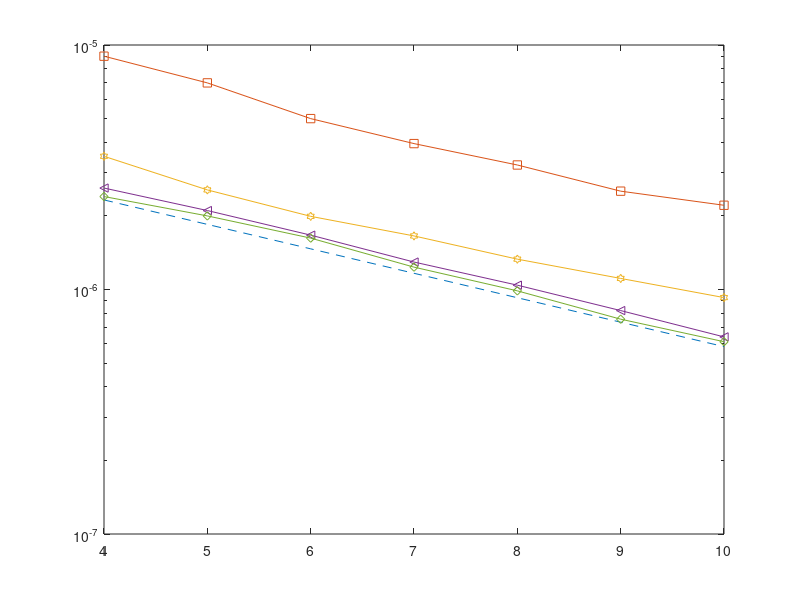

MATLAB code to generate this figure: (Note: this script raises an error after producing the figure.)
clear
clc
close all

load('CRVB_delta_frac.mat')
load('MSE_delta_NM_frac.mat')

% CRVB_delta=[CRVB_delta(1,1) CRVB_delta(1,3) CRVB_delta(1,5) CRVB_delta(1,7) CRVB_delta(1,9) CRVB_delta(1,10:end)];
% MSE_delta_NM=[MSE_delta_NM(1,1) MSE_delta_NM(1,3) MSE_delta_NM(1,5) MSE_delta_NM(1,7) MSE_delta_NM(1,9) MSE_delta_NM(1,10:end)];
% MSE_delta_NM(2)=1.5e-3;
% MSE_delta_NM(4)=3.3e-6;

SNR=[4:10];
MSE_delta_NM_frac(1,4:6)=[9e-6 7e-6 5e-6];
MSE_delta_NM_frac(3,4)=[2.6e-6];
MSE_delta_NM_frac(4,4:5)=[2.4e-6 2e-6];
MSE_delta_NM_frac(3,9:10)=[8.2e-7 6.4e-7];


% MSE_delta_NM(1)=5e-2;
% MSE_delta_NM(2)=1.2e-2;
% MSE_delta_NM(3)=1e-3;
% MSE_delta_NM(4)=2.8e-5;
% MSE_delta_NM(5)=2.8e-6;

figure(1)
p1=semilogy(SNR,CRVB_delta_frac(1,4:10),'--');
hold on
% p2=semilogy(SNR,MSE_delta_SD(1,:),'-o');
% hold on
p2=semilogy(SNR,MSE_delta_NM_frac(1,4:10),'-s');
hold on
p3=semilogy(SNR,MSE_delta_NM_frac(2,4:10),'-h');
hold on
p4=semilogy(SNR,MSE_delta_NM_frac(3,4:10),'-<');
hold on
p5=semilogy(SNR,MSE_delta_NM_frac(4,4:10),'-d');
hold on
% p4=semilogy(SNR,MSE_delta_kay(1,:),'-d');
% hold on
% p5=semilogy(SNR,MSE_delta_LR(1,:),'-*');
% hold on
% p6=semilogy(SNR,MSE_delta_fitz(1,:),'-p');
% hold on
% p8=semilogy(SNR,MSE_delta_3NM(1,:),'-h');
% hold on
% p7=semilogy(SNR,Bound_SD(1,:),'-<');
% grid on
[hc,ht,hcl] = nice_plot(gcf); 
legend('CRVB','L_0=32,M=1','L_0=32,M=2','L_0=32,M=4','L_0=32,M=8')
ylabel('MSE(M\delta)')
xlabel('E_s/N_0(dB)')
ylim([5e-7 2e-5])
grid on